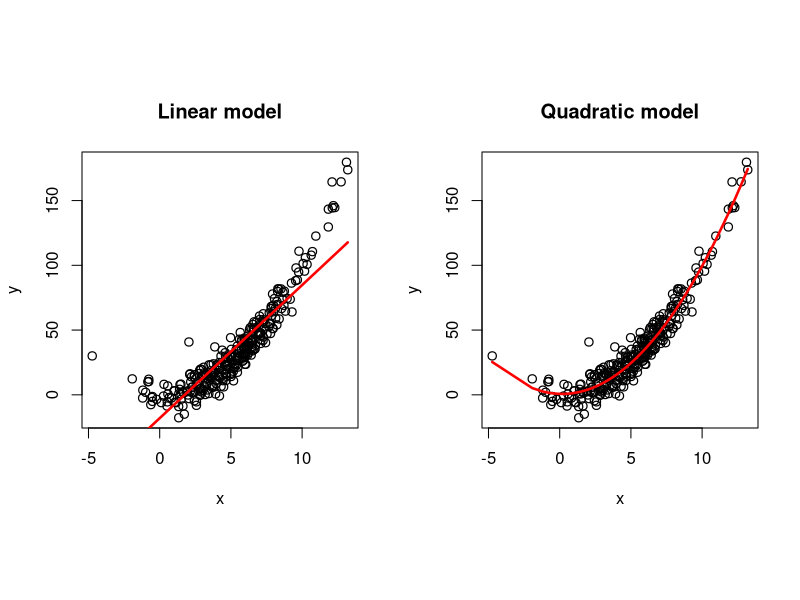

Reproduce this figure in R. (Note: this script raises an error after producing the figure.)
#-------------------------------------------------------------
# Leave-one-out Cross-validation (LOOCV) for regression models
# in R
#-------------------------------------------------------------

#--------------------------------------------------
# Example 1: Linear and Quadratic regression models
#--------------------------------------------------

# 1. generate artificial data
set.seed(2023)
n <- 300
x <- rnorm(n = n, mean = 5, sd = 3)
y <- x^2 + rnorm(n = n, mean = 0, sd = 8)
data = data.frame(x = x, y = y)

# 2. plot the models that we want to fit
par(mfrow = c(1,2), pty = "s")

model1 <- lm(y ~ x)
plot(x = x, y = y, main = 'Linear model', cex = 1.1, pch = 1, lwd = 1.2)
yhat1 <- model1$coef[1] + model1$coef[2] * x
lines(x, yhat1, lw = 2.5, col = 'red')

model2 <- lm(y ~ x + I(x^2))
plot(x = x, y = y, main = 'Quadratic model', cex = 1.1, pch = 1, lwd = 1.2)
yhat2 <- model2$coef[1] + model2$coef[2] * x  + model2$coef[3] * x^2
lines(x[order(x)], yhat2[order(x)], lw = 2.5, col = 'red')

# 3. Cross-Validation
# fit the models on leave-one-out samples
pred.cv.mod1 <- pred.cv.mod2 <- numeric(n)

for(i in 1:n) {
  
  # quadratic model
  mod1 = lm(y ~ x, subset = -i)
  pred.cv.mod1[i] = predict(mod1, data[i,])
  
  # quadratic model
  mod2 = lm(y ~ x + I(x^2), subset = -i)
  pred.cv.mod2[i] = predict(mod2, data[i,])
}

MSE1 = (1/n) * sum((y - pred.cv.mod1)^2) # theta_hat_pe
MSE2 = (1/n) * sum((y - pred.cv.mod2)^2) # theta_hat_pe

# Root Mean Squared Error (RMSE)
sqrt(c(MSE1, MSE2))
# [1] 15.68599  7.99332
# The second model (Quadratic) has the lowest RMSE and thus is prefered.

#---------------------------------------
# Example 2: binomial regressions models
#---------------------------------------

# splitting the dataset into training and test sets
data("mtcars")
head(mtcars)
set.seed(2023)
ind <- sample(2, nrow(mtcars), replace=TRUE, prob=c(0.6,0.4))
training <- mtcars[ind==1,]
testing <- mtcars[ind==2,]

# save a copy of entire dataset, training and testing datasets in .csv
write.csv(mtcars, 
          "C:/Users/julia/OneDrive/Desktop/github/16. Crossvalidation/mtcars.csv",
          row.names = FALSE)
write.csv(training, 
          "C:/Users/julia/OneDrive/Desktop/github/16. Crossvalidation/mtcars_training.csv",
          row.names = FALSE)
write.csv(testing, 
          "C:/Users/julia/OneDrive/Desktop/github/16. Crossvalidation/mtcars_testing.csv",
          row.names = FALSE)

# 2. Cross-Validation
# fit the models on leave-one-out samples
pred.cv.modl <- pred.cv.modp <- pred.cv.modc <- numeric(length=nrow(testing))

for(i in 1:nrow(testing)) {
  
  # logistic model
  modl = glm(vs ~ mpg, data=mtcars,
             family= binomial(link = "logit"), subset = -i)
  pred.cv.modl[i] = predict(modl, testing[i,])
  
  # probit model
  modp = glm(vs ~ mpg, data=mtcars,
             family= binomial(link = "probit"), subset = -i)
  pred.cv.modp[i] = predict(modp, testing[i,])
  
  # complementary log-log model
  modc = glm(vs ~ mpg, data=mtcars,
             family= binomial(link = "cloglog"), subset = -i)
  pred.cv.modc[i] = predict(modc, testing[i,])
}

MSE1 = (1/nrow(testing)) * sum((testing$vs - pred.cv.modl)^2) # theta_hat_pe
MSE2 = (1/nrow(testing)) * sum((testing$vs - pred.cv.modp)^2) # theta_hat_pe
MSE3 = (1/nrow(testing)) * sum((testing$vs - pred.cv.modc)^2) # theta_hat_pe

# Root Mean Squared Error (RMSE)
sqrt(c(MSE1, MSE2, MSE3))
# [1] 2.720540 1.485185 1.705154

# The second model (Quadratic) has the lowest RMSE and thus is prefered.

# 3. Plot of the fit on testing dataset with annotation
# logistic fit
modl <- glm(vs ~ mpg, data=training,
            family= binomial(link = "logit"))

# probit fit
modp <- glm(vs ~ mpg, data=training,
            family= binomial(link = "probit"))

# complementary log-log fit
modc <- glm(vs ~ mpg, data=training,
            family= binomial(link = "cloglog"))

# complete the dataset with predictions for each model
testing$pred.modl <- predict(modl, type = 'response', newdata = testing)
testing$pred.modp <- predict(modp, type = 'response', newdata = testing)
testing$pred.modc <- predict(modc, type = 'response', newdata = testing)

# plot 
ggplot(testing, aes(x = mpg, y = vs)) + 
  geom_point(size = 1.8) +
  geom_line(size = 1, data = testing, aes(x = mpg[order(testing$mpg)], 
                                          y = pred.modl[order(testing$pred.modl)],
                                          color='Logistic')) +
  geom_line(size = 1, data = testing, aes(x = mpg[order(testing$mpg)], 
                                          y = pred.modp[order(testing$pred.modp)],
                                          color='Probit')) +
  geom_line(size = 1, data = testing, aes(x = mpg[order(testing$mpg)], 
                                          y = pred.modc[order(testing$pred.modc)],
                                          color='Log-log')) +
  annotate('text', label = paste('Logistic RMSE = ', round(sqrt(MSE1),2)), x = 25, y = 0.65, size = 3) + 
  annotate('text', label = paste('Probit RMSE = ', round(sqrt(MSE2),2)), x = 25, y = 0.58, size = 3) + 
  annotate('text', label = paste('C Log-log RMSE = ', round(sqrt(MSE3),2)), x = 25, y = 0.51, size = 3) + 
  labs(title = 'Scatterplot - Fit of Logistic, Probit and Log-log models',
       subtitle = 'mtcars dataset', color = "Legend",
       y="Engine (0 = V-shaped, 1 = straight)", x="Miles/(US) gallon") +
  theme(axis.text=element_text(size=8),
        axis.title=element_text(size=8),
        plot.subtitle=element_text(size=10, face="italic", color="darkred"),
        panel.background = element_rect(fill = "white", colour = "grey50"),
        panel.grid.major = element_line(colour = "grey90"))

#----
# end
#----